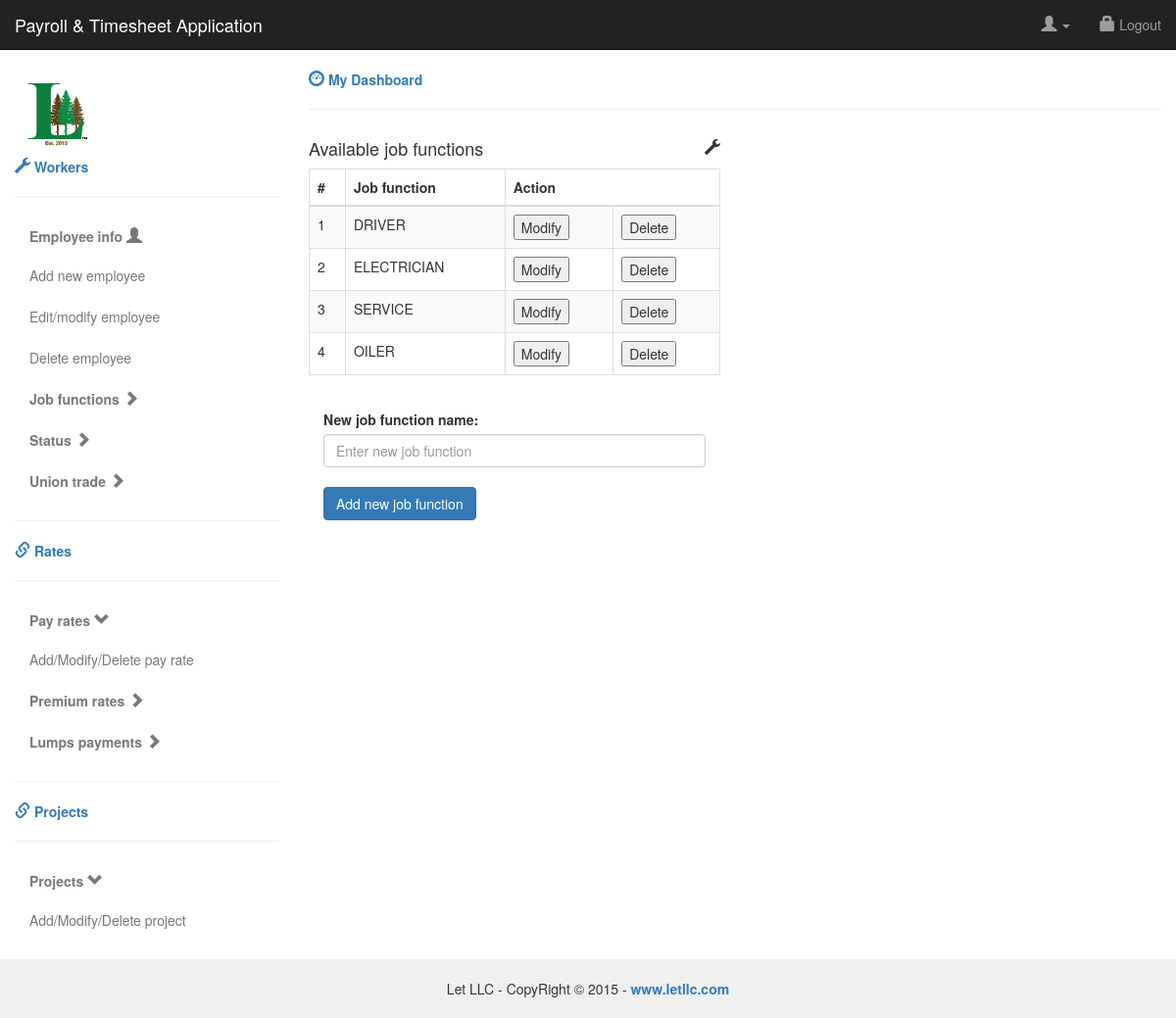
Screenshot of /add_job_function_table.php with the database file from the repository.
### tables this page shows
CREATE TABLE `job_function` (
  `job_function_id` int(11) NOT NULL AUTO_INCREMENT,
  `job_function_type` varchar(45) DEFAULT NULL,
  PRIMARY KEY (`job_function_id`)
);

### add_job_function_table.php (the view, shortened to what this page needs)
<!DOCTYPE html>
<html lang="en">
	<head>
		<link href="css/styles.css" rel="stylesheet">
                <link href="css/bootstrap.min.css" rel="stylesheet">
                <link href="http://maxcdn.bootstrapcdn.com/bootstrap/3.2.0/css/bootstrap.min.css" rel="stylesheet" type="text/css" />
                <link href="http://cdnjs.cloudflare.com/ajax/libs/bootstrap-datepicker/1.3.0/css/datepicker.css" rel="stylesheet" type="text/css" />
		<link href="css/styles.css" rel="stylesheet">
	</head>
	<body>
<div id="top-nav" class="navbar navbar-inverse navbar-static-top">
    <div class="container-fluid">
        <div class="navbar-header">
            <a class="navbar-brand" href="#">Payroll & Timesheet Application</a>
        </div>
        <div class="navbar-collapse collapse">
            <ul class="nav navbar-nav navbar-right">
                <li class="dropdown">
                    <a class="dropdown-toggle" role="button" data-toggle="dropdown" href="#"><i class="glyphicon glyphicon-user"></i> <?php echo $_SESSION['user_id']; ?> <span class="caret"></span></a>
                </li>
                <li><a href="#"><i class="glyphicon glyphicon-lock"></i> Logout</a></li>
            </ul>
        </div>
    </div>
</div>
<div class="container-fluid">
    <div class="row">
        <div class="col-sm-3">
            <img src="let-logo.png" /><br/>
            <a href="#"><strong><i class="glyphicon glyphicon-wrench"></i> Workers</strong></a>
            <hr>
            <ul class="nav nav-stacked">
                <li class="nav-header"> <a href="#" data-toggle="collapse" data-target="#menu1"><strong>Employee info</strong> <i class="glyphicon glyphicon-user"></i></a>
                    <ul class="nav nav-stacked collapse in" id="menu1">
                        <li class="active"> <a href="add_employee_form.php">Add new employee</a></li>
                        <li class="active"> <a href="edit_employee_table.php">Edit/modify employee</a></li>
                        <li class="active"> <a href="delete_employee_table.php">Delete employee</a></li>
                    </ul>
                </li>
                <li class="nav-header"> <a href="#" data-toggle="collapse" data-target="#menu2"><strong>Job functions</strong> <i class="glyphicon glyphicon-chevron-right"></i></a>
                </li>
                <li class="nav-header">
                    <a href="#" data-toggle="collapse" data-target="#menu3"><strong>Status</strong> <i class="glyphicon glyphicon-chevron-right"></i></a>
                </li>
                <li class="nav-header">
                    <a href="#" data-toggle="collapse" data-target="#menu4"><strong>Union trade</strong> <i class="glyphicon glyphicon-chevron-right"></i></a>
                </li>
            </ul>
            <hr>
            <a href="#"><strong><i class="glyphicon glyphicon-link"></i> Rates</strong></a>
            <hr>
            <ul class="nav nav-stacked">
                <li class="nav-header"> <a href="#" data-toggle="collapse" data-target="#menu5"><strong>Pay rates</strong> <i class="glyphicon glyphicon-chevron-down"></i></a>
                    <ul class="nav nav-stacked collapse in" id="menu5">
                        <li class="active"> <a href="add_pay_rate_table.php">Add/Modify/Delete pay rate</a></li>
                    </ul>
                </li>
                <li class="nav-header"> <a href="#" data-toggle="collapse" data-target="#menu6"><strong>Premium rates</strong> <i class="glyphicon glyphicon-chevron-right"></i></a>
                </li>
                <li class="nav-header">
                    <a href="#" data-toggle="collapse" data-target="#menu7"><strong>Lumps payments</strong> <i class="glyphicon glyphicon-chevron-right"></i></a>
                </li>
            </ul>
           <hr>
            <a href="#"><strong><i class="glyphicon glyphicon-link"></i> Projects</strong></a>
            <hr>
            <ul class="nav nav-stacked">
                <li class="nav-header"> <a href="#" data-toggle="collapse" data-target="#menu5"><strong>Projects</strong> <i class="glyphicon glyphicon-chevron-down"></i></a>
                    <ul class="nav nav-stacked collapse in" id="menu5">
                        <li class="active"> <a href="add_project_table.php">Add/Modify/Delete project</a></li>
                    </ul>
                </li>
            </ul>
        </div>
        <div class="col-sm-9">
            <a href="dashboard.php"><strong><i class="glyphicon glyphicon-dashboard"></i> My Dashboard</strong></a>
            <hr>
            <div class="row">
                <div class="col-md-6">
                    <div class="panel-title">
                        <i class="glyphicon glyphicon-wrench pull-right"></i>
                                <h4>Available job functions</h4>
                    </div>
                    <table class="table table-striped table-bordered table-hover">
                            <thead>
                                <tr>
                                    <th>#</th>
                                    <th>Job function</th>
                                    <th  colspan="2">Action</th>
                                </tr>
                            </thead>
                            <tbody>
                                <?php
                                $result = mysql_query("SELECT *
                                                       FROM job_function");
                                $counter = 0;
                                            while($row = mysql_fetch_array($result, MYSQL_ASSOC))
                                            {
                                                ++$counter;
                                ?>
                                <tr>
                                    <td><?php echo $counter; ?></td>
                                    <td><?php echo "{$row['job_function_type']} <br>"; ?></td>
                                    <td>
                                        <form id="modify" action="edit_job_function_form.php" method="post">
                                            <input name="modify_job_function" type="submit" value="Modify">
                                        </form>
                                    </td>
                                    <td>
                                        <form class="delete" action="delete_job_function_form.php" method="post">
                                            <input  type="submit" value="Delete">
                                        </form>
                                    </td>
                                </tr>
                                   <?php
                                            }
                                        ?>
                            </tbody>
                        </table>
                         <div class="panel-body">
                             <form action="add_job_function_form.php" class="form form-vertical" method="post">
                                <div class="control-group">
                                    <label>New job function name:</label>
                                    <div class="controls">
                                        <input name="new_job_function" type="text" class="form-control" placeholder="Enter new job function">
                                    </div>
                                    <br />
                                    <div class="controls">
                                        <button type="submit" class="btn btn-primary">
                                            Add new job function
                                        </button>
                                    </div>
                                </div>
                            </form>
                         </div>
                    </div>
                </div>
            </div>
        </div>
    </div>
<footer class="text-center">Let LLC - CopyRight © 2015 - <a href="http://www.letllc.com"><strong>www.letllc.com</strong></a></footer>
	</body>
</html>

### css/styles.css (style rules this page uses)
.navbar-static-top { margin-bottom:20px; }
i { font-size:16px; }
.nav > li > a { color:#787878; }
footer { margin-top:20px; padding-top:20px; padding-bottom:20px; background-color:#efefef; }

### rows the page displays
job_function: job_function_type "DRIVER"
job_function: job_function_type "ELECTRICIAN"
job_function: job_function_type "SERVICE"
job_function: job_function_type "OILER"
